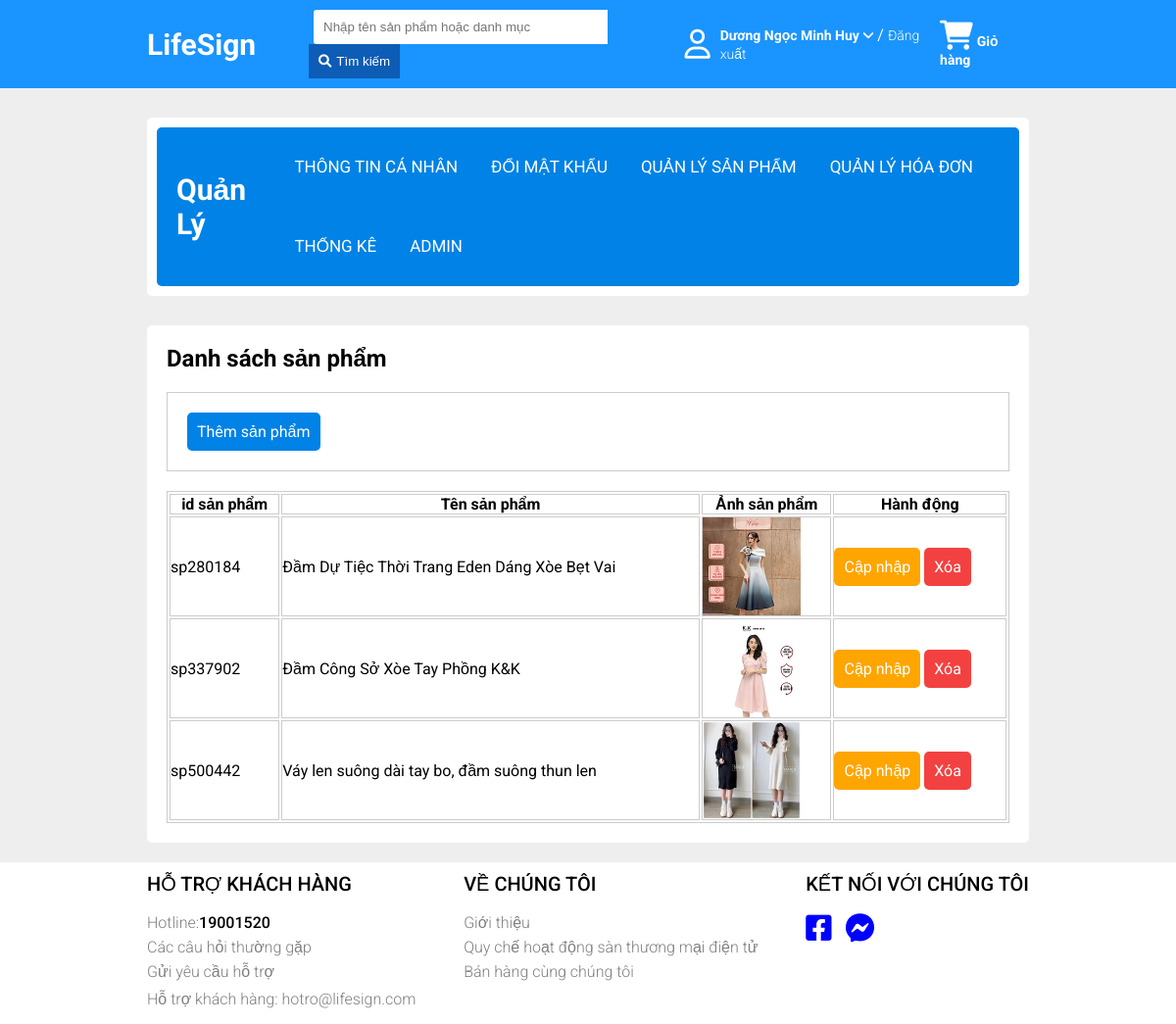
Page /?c=san_pham&a=list_san_pham (signed in) on the committed database.
### tables this page shows
CREATE TABLE `san_pham` (
  `id_sanpham` varchar(11) NOT NULL,
  `id_dm_sp` int(11) NOT NULL,
  `ten_dang_nhap` varchar(255) NOT NULL,
  `tieu_de` varchar(255) NOT NULL,
  `noi_dung` text NOT NULL,
  `img` varchar(255) NOT NULL,
  `gia_goc` float NOT NULL,
  `gia_giam` float DEFAULT NULL,
  `ngay_dang` datetime NOT NULL,
  `danh_gia` float NOT NULL,
  `trang_thai` tinyint(1) NOT NULL,
  `so_luong` int(11) NOT NULL
);

### site/controller/san_phamController.php (called while the page is built, shortened)
<?php
class san_phamController
{
    private $sanphamModel;
    function __construct()
    {
        $this->sanphamModel = model('san_phamModel');
    }
    public function list_san_pham()
    {
        $data_san_pham = $this->sanphamModel->get_san_pham_username($_SESSION['login'][0]);
        view('san_pham/listView', 'site', [
            'dataSP' => $data_san_pham
        ]);
    }
}

### core/router.php (called while the page is built, shortened)
<?php
function routerSite($controller, $action){
    $controllerObj = new $controller();
    $controllerObj->{$action}();
}

### core/DB.php (called while the page is built, shortened)
<?php
class DB
{
    public $con;
    private $severName = 'localhost';
    private $databaseName = 'duan1_nhom3';
    private $userName = 'root';
    private $password = '';
    function __construct()
    {
        $this->con = new mysqli($this->severName, $this->userName, $this->password, $this->databaseName);
    }
    public function getData($sql)
    {
        $datas = $this->con->query($sql);
        return $data = $datas->fetch_all();
    }
}

### model/san_phamModel.php (called while the page is built, shortened)
<?php
class san_phamModel extends DB
{
    function get_san_pham_username($ten_dang_nhap)
    {
        $sql = "SELECT * from san_pham where ten_dang_nhap = '$ten_dang_nhap'";
        return $this->getData($sql);
    }
}

### site/view/san_pham/listView.php (the view)
<link rel="stylesheet" href="<?= URL_PUBLIC ?>site/css/user.css">
<link rel="stylesheet" href="<?= URL_PUBLIC ?>site/css/index.css">
<section>
    <div class="container">
        <div class="danhMucAll sanPham">
            <nav class="menu_user">
                <label class="logo_nav">Quản Lý</label>
                <ul>
                    <li><a href="?c=account&a=quan_ly_tk">Thông tin cá nhân</a></li>
                    <li><a href="?c=account&a=matkhau">Đổi mật khẩu</a></li>
                    <li><a href="?c=san_pham&a=add_san_pham">Quản lý sản phẩm</a></li>
                    <li><a href="?c=quan_ly&a=hoadon">Quản lý hóa đơn</a></li>
                    <li><a href="?c=quan_ly&a=thongke">Thống kê</a></li>
                    <?php
                    if ($_SESSION['login'][10] == 1 or $_SESSION['login'][10] == 0) {
                        echo '<li><a href="admin.php">Admin</a></li>';
                    }
                    ?>
                </ul>
            </nav>
        </div>
        <div class="khung_main_wrapper">
            <h2>Danh sách sản phẩm</h2>
            <div class="main_1_wrapper">
                <a href="?c=san_pham&a=add_san_pham" class="button button--blue">Thêm sản phẩm</a>
            </div>
            <table class="table__main">
                <thead>
                    <tr>
                        <th>id sản phẩm</th>
                        <th>Tên sản phẩm</th>
                        <th>Ảnh sản phẩm</th>
                        <th>Hành động</th>
                    </tr>
                </thead>
                <tbody>
                    <?php
                    foreach ($data['dataSP'] as $value) {
                        echo '
                            <tr>
                                <td>' . $value[0] . '</td>
                                <td>' . $value[3] . '</td>
                                <td>
                                    <img src="' . URL_WEB . '/public/site/img/' . $value[5] . '"/>
                                </td>
                                <td>
                                    <a href="?c=san_pham&a=edit&id=' . $value[0] . '" class="button button--yello">Cập nhập</a>
                                    <a href="?c=san_pham&a=delete&id=' . $value[0] . '" class="button button--red">Xóa</a>
                                </td>
                            </tr>
                        ';
                    }
                    ?>
                </tbody>
            </table>
        </div>
    </div>
</section>

### public/site/css/bloc.css (style rules this page uses)
* { margin: 0; padding: 0; box-sizing: border-box; }
html { font-size: 16px; }
body { font-family: 'Roboto', sans-serif; background-color: #eee; }
img { width: 100%; height: auto; }
.container { max-width: 1200px; margin: auto; }
@media screen and (max-width: 1250px) { .container { max-width: 900px; } }
.button { padding: 10px 10px; border-radius: 5px 5px; outline: none; font-weight: bold; display: inline-block; text-decoration: none; cursor: pointer; border: none; font-weight: 400; }
.button--blue { color: white; background-color: #0082e6; }
.khung_main_wrapper { margin: 20px 0; border-radius: 5px; background-color: #fff; padding: 20px; }
.main_1_wrapper { border: 1px solid #ccc; padding: 20px; margin: 20px 0; }
.table__main { width: 100%; border: 1px solid #ccc; padding: none; }
.table__main tr, .table__main tr td, .table__main tr th { border: 1px solid #ccc; }
.table__main img { display: block; width: 100px; }
.button--red { color: #fff; background-color: rgb(243, 65, 65); }
.button--yello { color: #fff; background-color: orange; }

### public/site/css/user.css (style rules this page uses)
.menu_user { padding: 0; margin: 0; text-decoration: none; list-style: none; box-sizing: border-box; background-color: #0082e6; width: 100%; border-radius: 5px; display: flex; justify-content: space-between; align-items: center; }
.sanPham { display: flex; }
label.logo_nav { color: white; font-size: 30px; margin: 20px 20px; font-weight: bold; }
.menu_user ul { margin-right: 20px; }
.menu_user ul li { display: inline-block; line-height: 80px; margin: 0 5px; }
.menu_user ul li a { color: white; font-size: 17px; text-transform: uppercase; text-decoration: none; margin: 10px }

### public/site/css/index.css (style rules this page uses)
.danhMucAll { background-color: #fff; margin-top: 30px; padding: 10px 10px 10px 10px; border-radius: 5px 5px 5px 5px; }
.sanPham { margin-bottom: 30px; }

### rows in the picture
san_pham: id_sanpham "sp280184", tieu_de "Đầm Dự Tiệc Thời Trang Eden Dáng Xòe Bẹt Vai", img (picture)
san_pham: id_sanpham "sp337902", tieu_de "Đầm Công Sở Xòe Tay Phồng K&K", img (picture)
san_pham: id_sanpham "sp500442", tieu_de "Váy len suông dài tay bo, đầm suông thun len", img (picture)

### other values in the picture
$_SESSION['login'][2] "Dương Ngọc Minh Huy"
